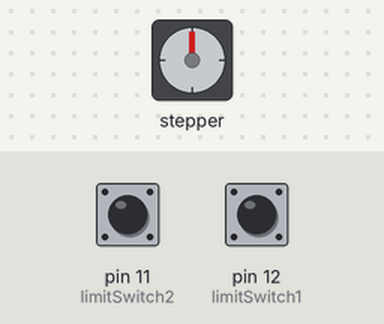
Bench run of a sketch on a simulated Arduino Uno, built with avr-gcc and run on an emulated ATmega328P. On the bench: stepper motor. Wiring (inferred from the names in the program): stepper motor driver (200 steps per turn assumed): step pin 5; direction pin 2; enable pin 8. Inputs (shaded band) come from the test bench; at power-on: pin 12 (limitSwitch1) HIGH, pin 11 (limitSwitch2) HIGH.

Above: at 0.15 s.
At 1.28 s:
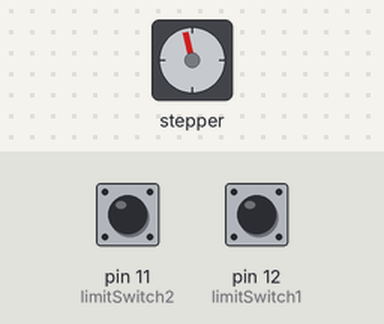
1.3 s: pin 12 (limitSwitch1) pulled LOW for 0.15 s
At 2.8 s:
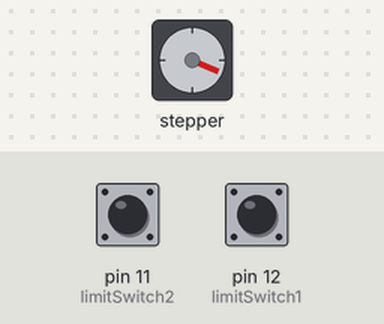
Timing chart, 0 to 4.3 s (numbered marks = the images above; inputs shaded):
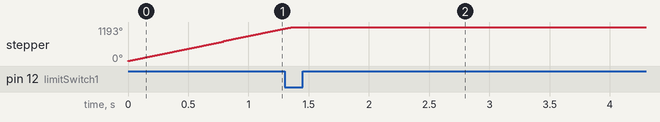

The sketch:

limitsCode.ino
```cpp
#include <ezButton.h>
const int stepPin = 5;
const int dirPin = 2;
const int enPin = 8;
ezButton limitSwitch1(12);  // create ezButton object that attach to pin 7;
ezButton limitSwitch2(11);
volatile boolean flag = true;

void setup() {
  Serial.begin(9600);
  limitSwitch1.setDebounceTime(50); // set debounce time to 50 milliseconds
  limitSwitch2.setDebounceTime(50);
  pinMode(stepPin, OUTPUT);
  pinMode(dirPin, OUTPUT);
  pinMode(enPin, OUTPUT);
  digitalWrite(enPin, LOW);
}

void loop() {

  limitSwitch1.loop(); // MUST call the loop() function first
  limitSwitch2.loop();
  if(flag==true){
    int state = limitSwitch1.getState();
    if (state == LOW)
      flag = false;

    findLimitA();
  }
  else{
    digitalWrite(enPin, HIGH);
    }

}
void findLimitA(){
  moveMotor(stepPin, dirPin, 1000, HIGH);
  return;
  }


void moveMotor(int localStepPin, int localDirectionPin, int velocity, int dir) { // setPin, velocity
  digitalWrite(localDirectionPin, dir);
  digitalWrite(localStepPin, HIGH);
  delayMicroseconds(velocity);
  digitalWrite(localStepPin, LOW);
  delayMicroseconds(velocity);
  return;
}
```
